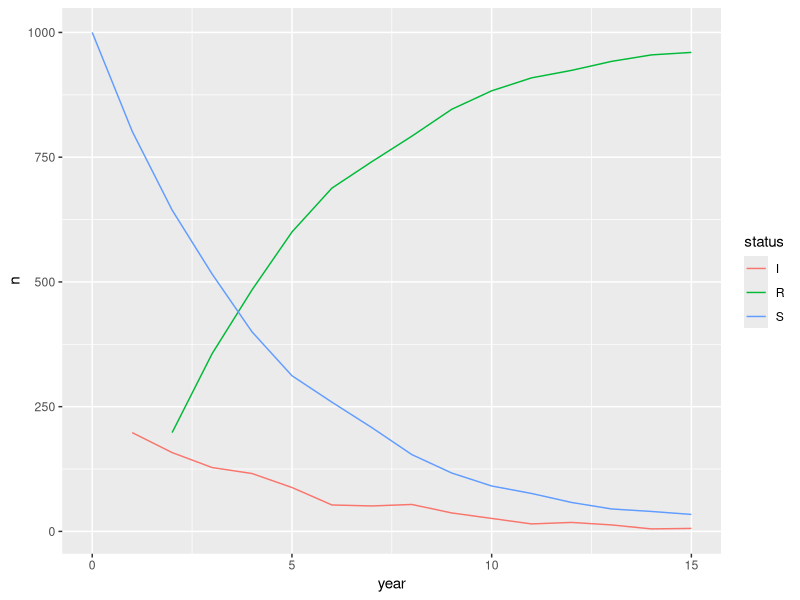

This figure's R source:
# Chicken Pox Simulation
library(dplyr)
library(tidyr)
library(ggplot2)

# Initial settings
pop <- rep("S", 1000)
pr_pox <- .2
data <- data.frame(id = 1:1000, 
  year_0 = pop, 
  stringsAsFactors = F
)

# Iterate over 15 years
for(i in 1:15) {
  # Store column names in variables
  this_year <- paste0("year_",i)
  last_year <- paste0("year_",i-1)
  
  # Set this year as status from last year
  data[this_year] <- data[last_year]
  
  # Randomly sample new infected cases this year
  data[rbinom(pop, 1, pr_pox) == 1, this_year] <- "I"
  
  # Set infected/resistant from last year to resistent this year
  data[data[last_year] == "I" | data[last_year] == "R", this_year] <- "R"
}


# Compute cases by year to graph over time
by_year <- data %>%
  gather(key = year, value = status, -id) %>%
  separate(year, c("label", "year"), sep="_", convert = T) %>%
  group_by(year, status) %>%
  count()

# Plot results 
ggplot(by_year) +
  geom_line(aes(x = year, y = n, color = status))
